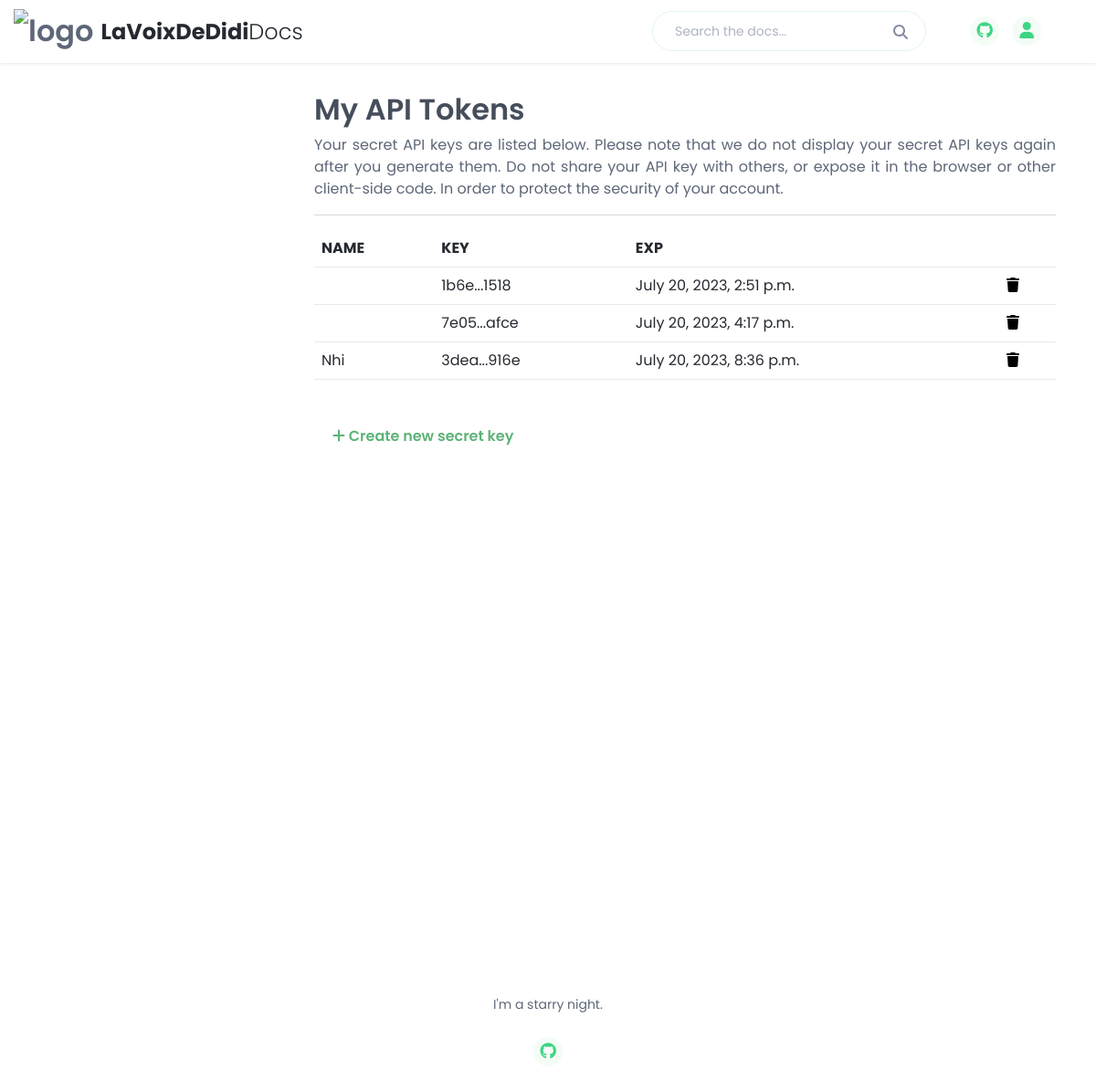
/api-tokens (signed in), run on an earlier commit of the app's database.
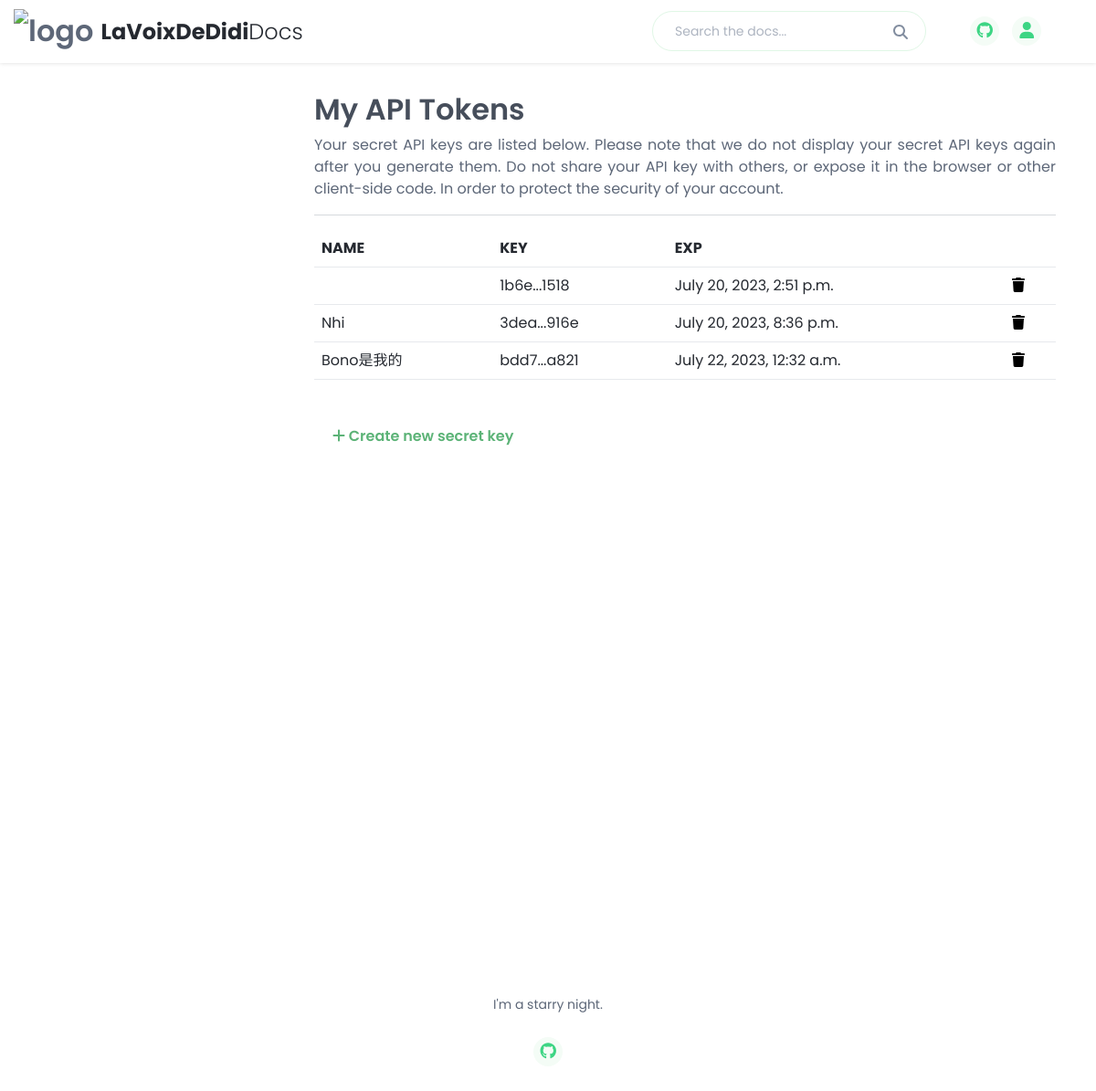
And on a later commit of the database.
### base/models.py (models this page shows)
class UserToken(models.Model):
    token_key = models.CharField(max_length=255, null=True, blank=True)
    name = models.CharField(verbose_name='Name', max_length=255, null=True, blank=True)
    email = models.EmailField(verbose_name='Email',null=True,blank=True)
    abbreviation = models.CharField(max_length=255,null=True,blank=True)
    expiry = models.DateTimeField(null=True, blank=True)
    created_at = models.DateTimeField( auto_now_add = True)

### base/views.py (the view, shortened to what this page needs)
# urls.py: path('api-tokens',views.apiTokenList,name='api-tokens'),
@login_required(login_url='login')
def apiTokenList(request):
    tokens = UserToken.objects.filter(email=request.user.email)
    context = {'tokens': tokens,'token':None}
    return render(request,'base/api_token_list.html', context)

### base/templates/base/api_token_list.html (shortened to what this page needs)
{%extends 'base/common/main.html'%} {%block content%}
<div class="docs-wrapper">
    <div class="docs-content">
        <div class="container">
        <article class="docs-article">
            <h2>My API Tokens</h2>
            <p style="text-align:justify">
              Your secret API keys are listed below. Please note that we do not display your secret API keys again after you generate them.
Do not share your API key with others, or expose it in the browser or other client-side code. In order to protect the security of your account.
            </p>
            <hr>
            <table class="table">
                <thead>
                    <td><b>NAME</b></td>
                    <td><b>KEY</b></td>
                    <td><b>EXP</b></td>
                    <td></td>
                </thead>
                <tbody id="tableBody">
                {% load tz %}{% timezone 'Asia/Bangkok' %}
                {%for token in tokens %}
                <tr id="row{{token.token_key}}">
                    <td>{{token.name}}</td>
                    <td>{{token.abbreviation}}</td>
                    <td>{{token.expiry}}</td>
                    <td><a href="#" onclick="deleteAPIKey( '{{token.token_key}}' )" id="{{token.token_key}}"  style="color:black"><i class="fa fa-trash"></i></a></td>
                </tr>
                {%endfor%}{% endtimezone %}
                </tbody>
            </table>
            <button class="btn btn-outline-success rounded-pill  my-4 mb-2" data-toggle="modal" data-target="#newAPIKey"><i class="fa fa-plus"></i> Create new secret key</button>
        </article>
    </div>
  </div>
</div>
</div>
{%endblock content%}

What changed in the data, as far as the page shows it:
removed UserToken: abbreviation "7e05...afce", expiry "July 20, 2023, 4:17 p.m."
added UserToken: name "Bono是我的", abbreviation "bdd7...a821", expiry "July 22, 2023, 12:32 a.m."
